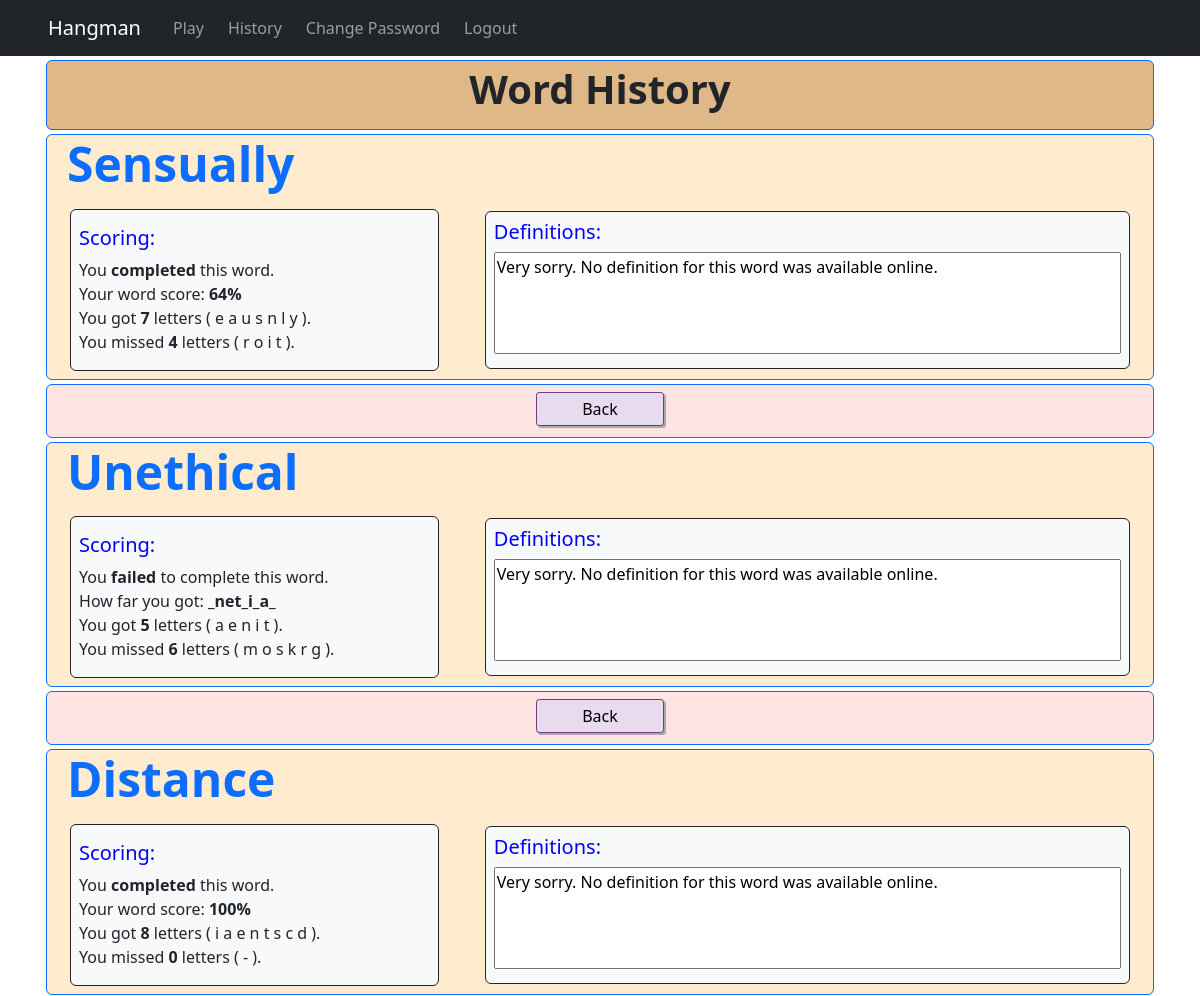
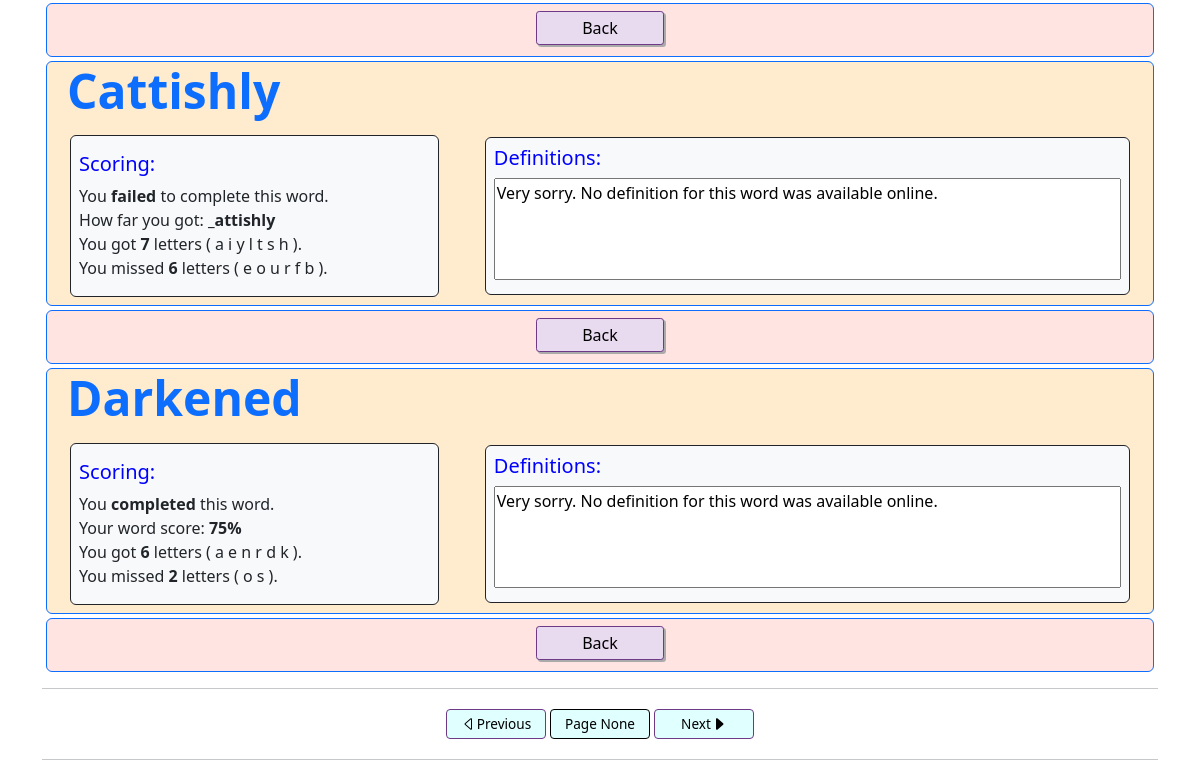
The app's page /history (signed in), older data (2 pictures, top to bottom).
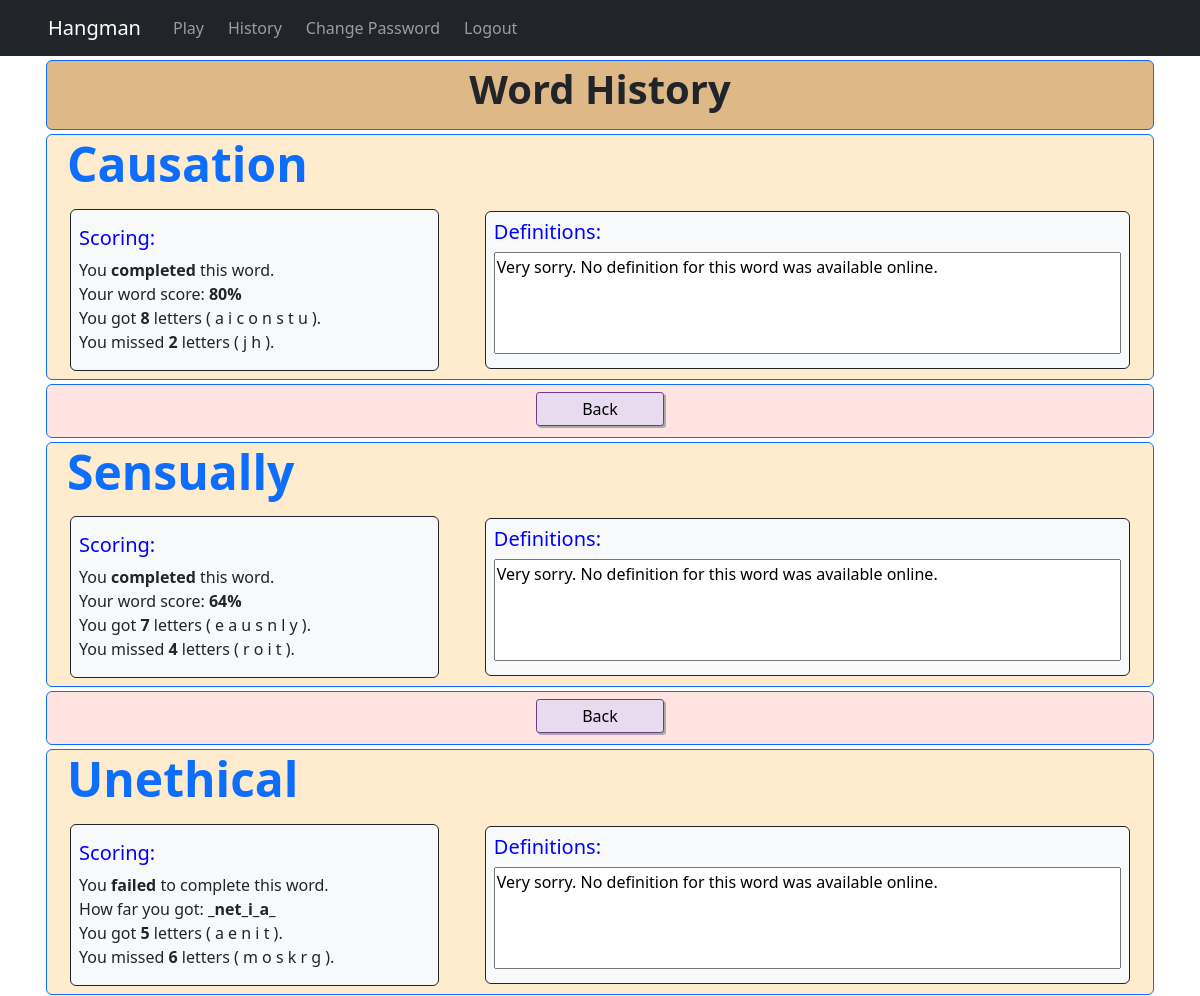
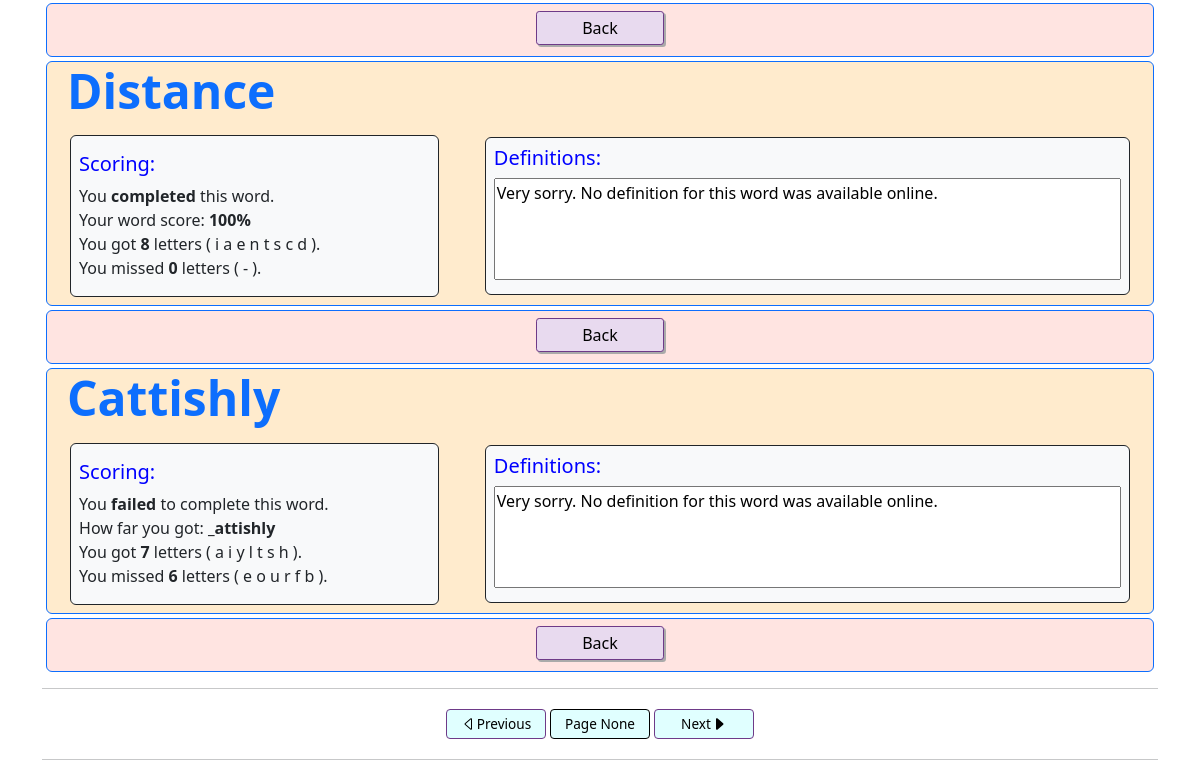
The same page, newer data (2 pictures, top to bottom).
### hangmanapp/models.py (models this page shows, shortened)
class UserWordHistory(models.Model):
    user = models.ForeignKey(User, on_delete = models.CASCADE)
    word = models.CharField(max_length = 60, blank = True, null = True)
    player_word = models.CharField(max_length = 60, blank = True, null = True)
    hits = models.PositiveIntegerField(default = 0)
    misses = models.PositiveIntegerField(default = 0)
    used_letters = models.CharField(max_length = 30, blank = True, null = True)
    complete = models.BooleanField(default = False)
    won = models.BooleanField(default = False)
    """
    Superceded. This was the initial idea, but I have decided that there is
    nothing wrong with repeating words, only not too frequently.
    An implementation of the improved mechanism is in functions.py.
    class Meta:
        unique_together = ["user", "word"]
    """

### hangmanapp/views.py (the view)
# urls.py: path("history", views.history_view, name = "history"),
@login_required
def history_view(request):
    if request.method == "GET":
        user_history = UserWordHistory.objects.filter(user = request.user).exclude(complete = False).order_by("-id")
        paginate = Paginator(user_history, 5)
        page = request.GET.get("page")
        try:
            user_word_list = paginate.get_page(page)
        except PageNotAnInteger:
            user_word_list = paginate.get_page(1)
        paginator_data = {
            "has_next": user_word_list.has_next(),
            "has_previous": user_word_list.has_previous(),
            "next_page_number": user_word_list.next_page_number() if user_word_list.has_next() else None,
            "previous_page_number": user_word_list.previous_page_number() if user_word_list.has_previous() else None,
            "current_page_number": page
        }
        historic_data = list()
        for record in user_word_list:
            score = round((record.hits / (record.hits + record.misses)) * 100) if record.won else 0
            word_struct_dict = {
                "id": record.id,
                "word": record.word,
                "p_word": record.player_word,
                "hit_num": record.hits,
                "miss_num": record.misses,
                "won": record.won,
                "win_chars": [c for c in list(record.used_letters) if c in record.player_word],
                "miss_chars": [c for c in list(record.used_letters) if c not in record.player_word],
                "win_score": f"{score}%"
            }
            historic_data.append(word_struct_dict)
        context = {"historic_data": historic_data, "page_data": paginator_data}
        return render(request, "hangmanapp/history.html", context = context)
    else:
        return HttpResponse("ERROR: POST requested in User History.")

### hangmanapp/templates/hangmanapp/history.html (shortened to what the changed rows need)
{% extends "hangmanapp/layout.html" %}
{% block head %}
    {% load static %}
    <link rel="stylesheet" href="{% static 'hangmanapp/gamestyles.css' %}">
{% endblock %}
{% block body %}
    <div class="container-md justify-content-center">
        {% if historic_data %}
            {% for record in historic_data %}
                <div class="row m-1 border border-primary rounded justify-content-around" style="background-color: blanchedalmond;">
                    <div class="col-12">
                        <div name="recordFrame" class="row d-flex justify-content-around align-items-center">
                            <div class="col-12">
                                <h1 class="text-primary display-5 fw-bold ms-2">{{ record.word.capitalize }}</h1>
                            </div>
                            <div class="col-11 col-lg-4 border border-dark bg-light rounded m-2 px-2 py-3">
                                <h5 style="color: blue;">Scoring:</h5>
                                {% if record.won == True %}
                                    You <b>completed</b> this word.<br>Your word score: <b>{{ record.win_score }}</b><br>
                                {% else %}
                                    You <b>failed</b> to complete this word. <br>How far you got: <strong>{{ record.p_word }}</strong><br>
                                {% endif %}
                                You got <strong>{{ record.hit_num }}</strong> letters (
                                    {% for c in record.win_chars %}
                                        {{ c }}
                                    {% empty %}
                                        -
                                    {% endfor %}
                                ).<br>
                                You missed <strong>{{ record.miss_num }}</strong> letters (
                                    {% for c in record.miss_chars %}
                                        {{ c }}
                                    {% empty %}
                                        -
                                    {% endfor %}
                                ).
                            </div>
                            <div name="definitionFrame" class="col-11 col-lg-7 border border-dark bg-light rounded m-2 p-2">
                                <h5 style="color: blue;">Definitions:</h5>
                                <textarea class="defTextArea" style="width: 100%; resize: none;" rows="4" readonly></textarea>
                            </div>
                        </div>
                    </div>
                </div>
                <div class="row m-1 border border-primary rounded justify-content-around" style="background-color: MistyRose;">
                    <div class="col text-center px-3 pb-1 m-1">
                        <a href="{% url 'home' %}"><input class="formBtn mx-1" type="button" value="Back"></a>
                    </div>
                </div>
            {% endfor %}
        {% endif %}
    </div>
{% endblock %}

Row changes from the older to the newer data that the page shows:
no longer on this page (row unchanged): UserWordHistory: word "Darkened", win_score "75%", hit_num "6", win_chars "a" "e" "n" "r" "d" "k", miss_num "2", miss_chars "o" "s"
now on this page (row edited): UserWordHistory: word "Causation", win_score "80%", hit_num "8", win_chars "a" "i" "c" "o" "n" "s" "t" "u", miss_num "2", miss_chars "j" "h"
